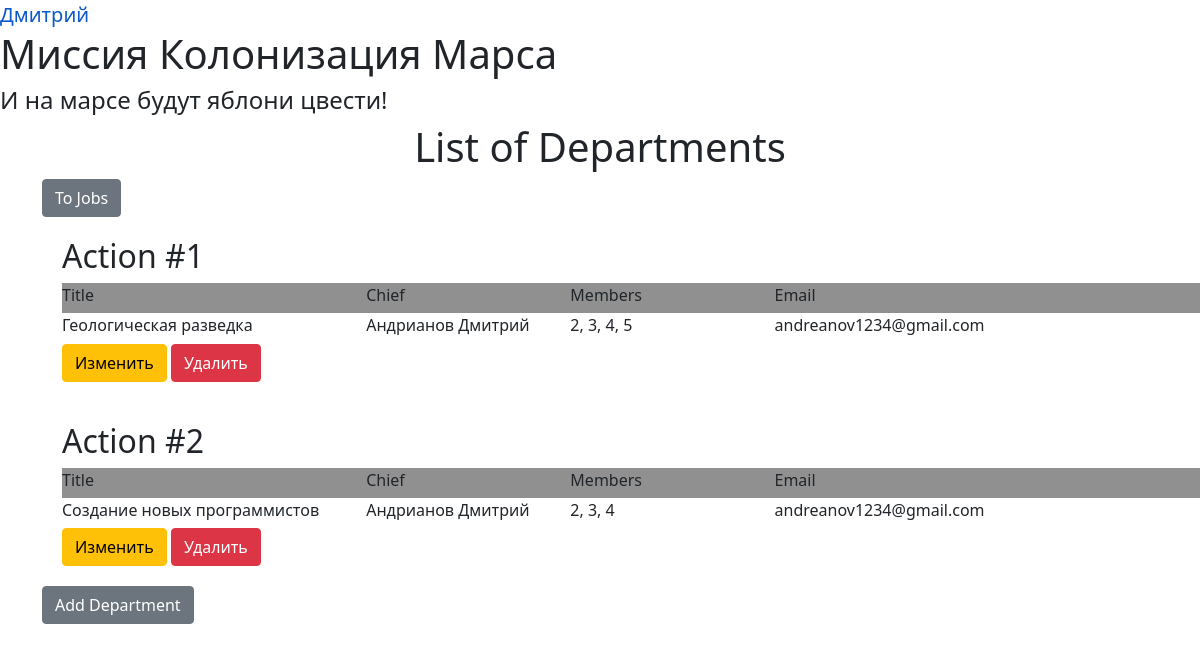
The page /departments (signed in) on the database its author committed.
### data/users.py (models this page shows, shortened)
class User(SqlAlchemyBase, UserMixin):
    __tablename__ = 'users'
    id = sqlalchemy.Column(sqlalchemy.Integer,
                           primary_key=True, autoincrement=True)
    surname = sqlalchemy.Column(sqlalchemy.String)
    name = sqlalchemy.Column(sqlalchemy.String)
    age = sqlalchemy.Column(sqlalchemy.Integer)
    position = sqlalchemy.Column(sqlalchemy.String)
    speciality = sqlalchemy.Column(sqlalchemy.String)
    address = sqlalchemy.Column(sqlalchemy.String)
    email = sqlalchemy.Column(sqlalchemy.String, unique=True)
    hashed_password = sqlalchemy.Column(sqlalchemy.String, nullable=True)
    modified_date = sqlalchemy.Column(sqlalchemy.DateTime)
    jobs = orm.relationship("Jobs", back_populates='user')
    department = orm.relationship("Department", back_populates='user')

### data/departments.py (models this page shows)
class Department(SqlAlchemyBase):
    __tablename__ = 'department'
    id = sqlalchemy.Column(sqlalchemy.Integer,
                           primary_key=True, autoincrement=True)
    title = sqlalchemy.Column(sqlalchemy.String)
    chief = sqlalchemy.Column(sqlalchemy.Integer, sqlalchemy.ForeignKey('users.id'))
    members = sqlalchemy.Column(sqlalchemy.VARCHAR)
    email = sqlalchemy.Column(sqlalchemy.String)
    user = orm.relationship('User')

### main.py (the view)
@app.route('/departments')
@login_required
def departments():
    form = DepartmentsForm()
    if form.validate_on_submit():
        return redirect('/add_department')
    else:
        if current_user.is_authenticated:
            db_sess = db_session.create_session()
            depart = db_sess.query(Department).filter()
            return render_template('departments_tab.html', department=depart)
        else:
            return redirect('/login')

### data/db_session.py (called while the page is built)
def create_session() -> Session:
    global __factory
    return __factory()

### main.py (called while the page is built)
@login_manager.user_loader
def load_user(user_id):
    db_sess = db_session.create_session()
    return db_sess.query(User).get(user_id)

### templates/departments_tab.html
{% extends "base.html" %}
{% block content %}
<h1 class="text-mod">List of Departments</h1>
<a href="/tables" class="btn btn-secondary">To Jobs</a>
{% for item in department %}
    <div class="indent">
        <h2>Action #{{item.id}}</h2>
        <div style="background: #909090; width: 1150px">
            <h6 class="one-line" style="width: 300px">Title</h6>
            <h6 class="one-line" style="width: 200px">Chief</h6>
            <h6 class="one-line" style="width: 200px">Members</h6>
            <h6 class="one-line" style="width: 250px">Email</h6>
        </div>
        <div>
            <h6 class="one-line" style="width: 300px">{{item.title}}</h6>
            <h6 class="one-line" style="width: 200px">{{item.user.surname}} {{item.user.name}}</h6>
            <h6 class="one-line" style="width: 200px">{{item.members}}</h6>
            <h6 class="one-line" style="width: 250px">{{item.email}}</h6>
        </div>
        {% if current_user.is_authenticated %}
            {% if current_user.id == 1 or current_user == item.user%}
                <div>
                    <a href="/edit_depart/{{ item.id }}" class="btn btn-warning one-line">
                        Изменить
                    </a>
                    <a href="/delete_depart/{{ item.id }}" class="btn btn-danger one-line">
                        Удалить
                    </a>
                </div>
            {% endif %}
        {% endif %}
    </div>
{% endfor %}
{% if current_user.is_authenticated %}
    <a href="/add_department" class="btn btn-secondary">Add Department</a>
{% endif %}
{% endblock %}

### templates/base.html (shortened to what this page needs)
<!DOCTYPE html>
<html lang="ru">
<head>
    <link href="/static/style.css" rel="stylesheet" type="text/css"></link>
    <link href="/static/for_form.css" rel="stylesheet" type="text/css"></link>
    <link rel="stylesheet"
                                 href="https://cdn.jsdelivr.net/npm/bootstrap@5.0.0-beta1/dist/css/bootstrap.min.css"
>
    <nav>
        {% if current_user.is_authenticated %}
            <a class="navbar-brand" href="/logout">{{ current_user.name }}</a>
        {% else %}
            <p>
                <a class="btn btn-primary " href="/register">Зарегистрироваться</a>
                <a class="btn btn-success" href="/login">Войти</a>
            </p>
        {% endif %}
    </nav>
    </head>
    <body>
        <h1>Миссия Колонизация Марса</h1>
        <h4>И на марсе будут яблони цвести!</h4>
        <main role="main" class="container move-one-tab">
            {% block content %}{% endblock %}
        </main>
    </body>
</html>

### static/style.css (style rules this page uses)
.move-one-tab { margin-left: 20px; margin-bottom: 20px; }
.one-line { display: inline-block; }

### static/for_form.css (style rules this page uses)
.indent { padding: 20px; }
.text-mod { text-align: center; }

### rows shown on the page
User: name "Дмитрий"
Department: id "1", title "Геологическая разведка", user.surname "Андрианов", user.name "Дмитрий", members "2, 3, 4, 5", email "andreanov1234@gmail.com"
Department: id "2", title "Создание новых программистов", user.surname "Андрианов", user.name "Дмитрий", members "2, 3, 4", email "andreanov1234@gmail.com"
